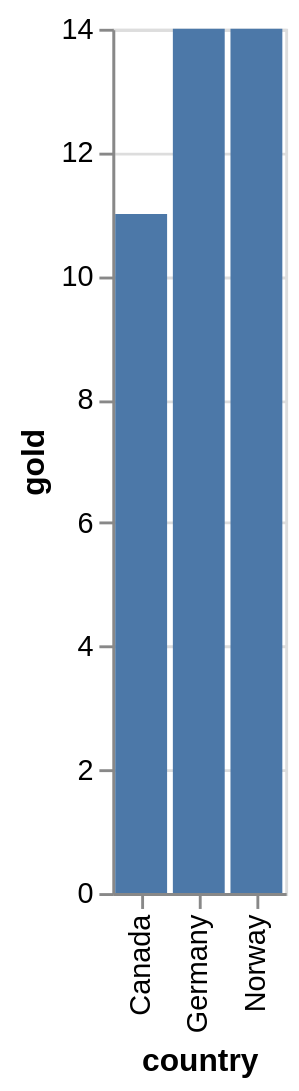

Describe this chart as a Vega-Lite specification.
### Vega-Lite specification from a JSON file in a GitHub repository (floating-point values rounded to 4 significant figures)
{"$schema": "https://vega.github.io/schema/vega-lite/v4.json", "data": {"values": [{"country": "Norway", "type": "gold", "count": 14}, {"country": "Norway", "type": "silver", "count": 14}, {"country": "Norway", "type": "bronze", "count": 11}, {"country": "Germany", "type": "gold", "count": 14}, {"country": "Germany", "type": "silver", "count": 10}, {"country": "Germany", "type": "bronze", "count": 7}, {"country": "Canada", "type": "gold", "count": 11}, {"country": "Canada", "type": "silver", "count": 8}, {"country": "Canada", "type": "bronze", "count": 10}]}, "transform": [{"pivot": "type", "value": "count", "groupby": ["country"]}], "mark": "bar", "encoding": {"x": {"field": "country", "type": "nominal"}, "y": {"field": "gold", "type": "quantitative"}}}
